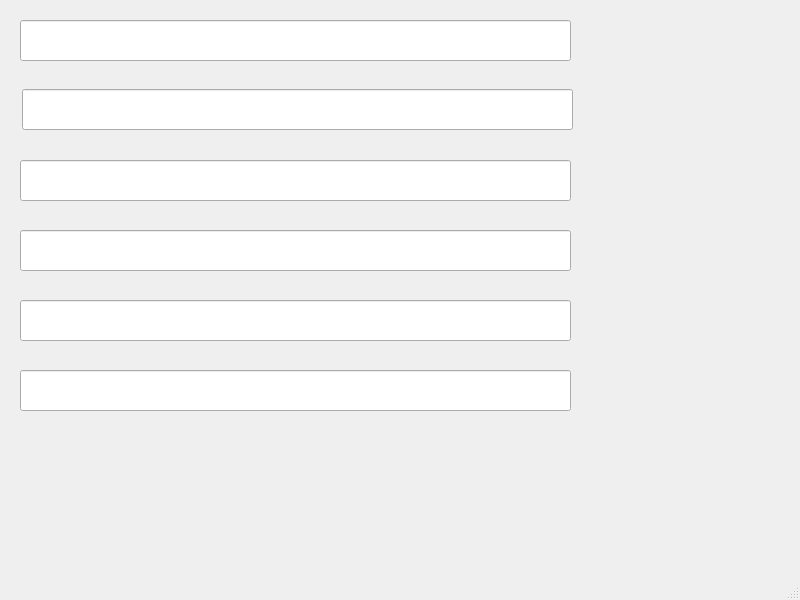
<?xml version="1.0" encoding="UTF-8"?>
<ui version="4.0">
 <class>MainWindow</class>
 <widget class="QMainWindow" name="MainWindow">
  <property name="geometry">
   <rect>
    <x>0</x>
    <y>0</y>
    <width>800</width>
    <height>600</height>
   </rect>
  </property>
  <property name="windowTitle">
   <string>MainWindow</string>
  </property>
  <widget class="QWidget" name="centralwidget">
   <widget class="QLineEdit" name="lineEdit">
    <property name="geometry">
     <rect>
      <x>20</x>
      <y>20</y>
      <width>551</width>
      <height>41</height>
     </rect>
    </property>
   </widget>
   <widget class="QLineEdit" name="lineEdit_2">
    <property name="geometry">
     <rect>
      <x>22</x>
      <y>89</y>
      <width>551</width>
      <height>41</height>
     </rect>
    </property>
   </widget>
   <widget class="QLineEdit" name="lineEdit_3">
    <property name="geometry">
     <rect>
      <x>20</x>
      <y>160</y>
      <width>551</width>
      <height>41</height>
     </rect>
    </property>
   </widget>
   <widget class="QLineEdit" name="lineEdit_4">
    <property name="geometry">
     <rect>
      <x>20</x>
      <y>230</y>
      <width>551</width>
      <height>41</height>
     </rect>
    </property>
   </widget>
   <widget class="QLineEdit" name="lineEdit_5">
    <property name="geometry">
     <rect>
      <x>20</x>
      <y>300</y>
      <width>551</width>
      <height>41</height>
     </rect>
    </property>
   </widget>
   <widget class="QLineEdit" name="lineEdit_6">
    <property name="geometry">
     <rect>
      <x>20</x>
      <y>370</y>
      <width>551</width>
      <height>41</height>
     </rect>
    </property>
   </widget>
  </widget>
  <widget class="QMenuBar" name="menubar">
   <property name="geometry">
    <rect>
     <x>0</x>
     <y>0</y>
     <width>800</width>
     <height>21</height>
    </rect>
   </property>
  </widget>
  <widget class="QStatusBar" name="statusbar"/>
 </widget>
 <resources/>
 <connections/>
</ui>
